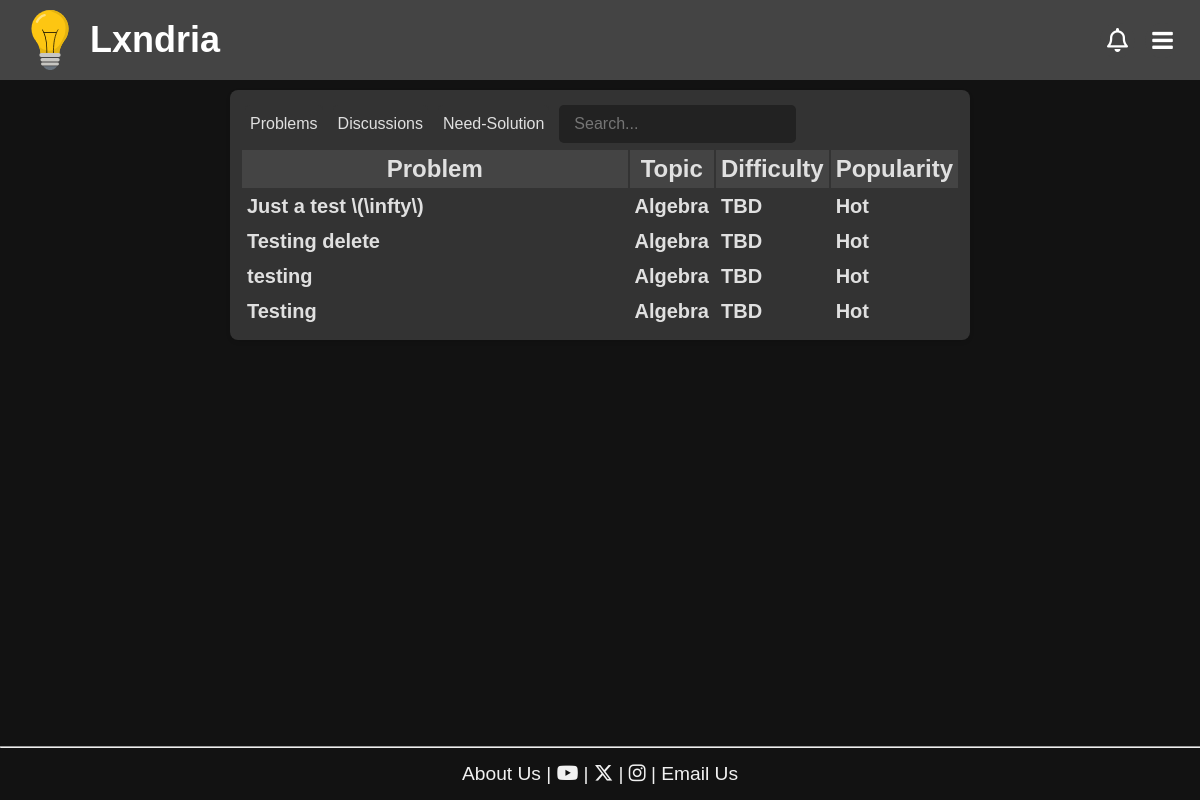
The page / on the database its author committed.
### app/models.py (models this page shows, shortened)
class Problem(db.Model):
    __tablename__ = "problem"
    __table_args__ = {"extend_existing": True}
    id = db.Column(db.Integer, primary_key=True, autoincrement=True)
    title = db.Column(db.String(100), nullable=False)
    topic = db.Column(db.String(30), nullable=False)
    attempts = db.Column(db.Integer, default=0)
    solved = db.Column(db.Integer, default=0)
    created_at = db.Column(db.DateTime, default=datetime.utcnow)
    updated_at = db.Column(db.DateTime, onupdate=datetime.utcnow)
    views = db.Column(db.Integer, default=0)
    author = db.Column(db.String(80), db.ForeignKey('user.username', onupdate="CASCADE"))
    user = db.relationship('User', backref=db.backref('problems', cascade="all, delete-orphan"))
    content = db.Column(db.Text, nullable=False)
    encrypted_answer = db.Column(db.Text, nullable=False)
    __table_args__ = (
        CheckConstraint("topic IN ('Algebra', 'Geometry', 'Number Theory', 'Calculus', 'Logic', 'Classical Mechanics', 'Electricity and Magnetism', 'Computer Science', 'Quantitative Finance', 'Chemistry', 'Probability')", name="valid_topic_check"),
    )
    @property
    def difficulty(self):
        if self.attempts == 0:
            return "TBD"
        elif self.solved/self.attempts > os.getenv('EASY_THRESHOLD', 0.7):
            return "Easy"
        elif self.solved/self.attempts > os.getenv('MEDIUM_THRESHOLD', 0.3):
            return "Medium"
        else:
            return "Hard"
    @hybrid_property
    def popularity_value(self):
        views_weight = os.getenv('VIEWS_WEIGHT', 0.5)
        attempts_weight = os.getenv('ATTEMPTS_WEIGHT', 1.5)
        bookmarks_weight = os.getenv('BOOKMARKS_WEIGHT', 3)
        views = self.views
        attempts = self.attempts
        bookmarks = Bookmarks.query.filter_by(problem_id=self.id).count()
        return views_weight*views + attempts_weight*attempts + bookmarks_weight*bookmarks
    @property
    def popularity(self):
        popularity_value = self.popularity_value
        if popularity_value > os.getenv('POPULAR_THRESHOLD', 1000):
            return "Popular"
        elif popularity_value > os.getenv('TRENDING_THRESHOLD', 500):
            return "Trending"
        elif popularity_value > os.getenv('ACTIVE_THRESHOLD', 100):
            return "Active"
        else:
            return "Hot"
    @hybrid_property
    def needs_solution(self):
        solutions = Solutions.query.filter_by(problem_id=self.id).count()
        if solutions == 0:
            return True
        return False
    @needs_solution.expression
    def needs_solution(cls):
        return ~db.session.query(Solutions.id).filter(Solutions.problem_id == cls.id).exists()

### app/routes/main.py (the view, shortened to what this page needs)
@main_bp.route('/')
def index():
    pageNumber = request.args.get('page', default=0, type=int)
    rows = request.args.get('rows', default=10, type=int)
    table = request.args.get('table', default='problems', type=str)
    sort_by = request.args.get('sort', default='created_at', type=str)
    sort_convention = request.args.get('convention', default='desc', type=str)
    if sort_by == 'created_at':
        if sort_convention == 'asc':
            all_problems = Problem.query.order_by(Problem.created_at).all()
            all_discussions = Discussion.query.order_by(Discussion.created_at).all()
            need_solution = Problem.query.filter(Problem.needs_solution == True).order_by(Problem.created_at).all()
        else:
            all_problems = Problem.query.order_by(Problem.created_at.desc()).all()
            all_discussions = Discussion.query.order_by(Discussion.created_at.desc()).all()
            need_solution = Problem.query.filter(Problem.needs_solution == True).order_by(Problem.created_at).all()
    new_sort_convention = 'asc' if sort_convention == 'desc' else 'desc'
    return render_template('index.html', problems=all_problems, page=pageNumber, row_per_page=rows, discussions=all_discussions, table=table, need_solution=need_solution, sort_convention=new_sort_convention)

### app/models.py (called while the page is built)
    @hybrid_property
    def popularity_value(self):
        views_weight = os.getenv('VIEWS_WEIGHT', 0.5)
        comments_weight = os.getenv('COMMENTS_WEIGHT', 2)
        bookmarks_weight = os.getenv('BOOKMARKS_WEIGHT', 3)
        time_constant = os.getenv('TIME_CONSTANT', 100)
        views = self.views
        comments = Comments.query.filter_by(parent_id='D'+str(self.id)).count()
        bookmarks = Bookmarks.query.filter_by(discussion_id=self.id).count()
        return views_weight*views + comments_weight*comments + bookmarks_weight*bookmarks

    @property
    def popularity(self):
        popularity_value = self.popularity_value
        if popularity_value > os.getenv('POPULAR_THRESHOLD', 1000):
            return "Popular"
        elif popularity_value > os.getenv('TRENDING_THRESHOLD', 500):
            return "Trending"
        elif popularity_value > os.getenv('ACTIVE_THRESHOLD', 100):
            return "Active"
        else:
            return "Hot"

### app/templates/index.html (shortened to what this page needs)
<!DOCTYPE html>
<html>
<head>
{%include 'banner.html'%}
  <link rel="stylesheet" href="{{url_for('static', filename='css/homepage.css')}}">
</head>
<body>
<div class="content">
  <div class="Table">
    {%include 'main_table_header.html'%}
    {%if table=='problems'%}
    <div class ="table" id="Problems">
    {%else%}
    <div class ="table" id="Problems" style="display: none;">
    {%endif%}
    <table id="problems-table">
      <tr>
        <th>Problem</th>
        <th>Topic</th>
        <th><a href="/?sort=Difficulty&convention={{sort_convention}}&table=problems">Difficulty</a></th>
        <th><a href="/?sort=Popularity&convention={{sort_convention}}&table=problems">Popularity</a></th>
      </tr>
      {% for index in range(page*row_per_page, (page+1)*row_per_page) %}
      {% if index >= problems|length %}
        {% set stop=true %}
      {% else %}
        {% set problem = problems[index] %}
      <tr>
        <td><a href="/problem/{{problem.id}}">{{problem.title}}</a></td>
        <td>{{problem.topic}}</td>
        <td>{{problem.difficulty}}</td>
        <td>{{problem.popularity}}</td>
      </tr>
      {% endif %}
      {% endfor %}
    </table>
  </div>
</div>
</div>
<div style="position: fixed; bottom: 0; width: 100%;">
{%include 'footer.html'%}
</div>
</body>
</html>

### app/static/css/banner.css (style rules this page uses)
body, h1, p { margin: 0; padding: 0; text-decoration: none; color: inherit; font-family: Arial, sans-serif; box-sizing: border-box; background-color: #121212; color: #f1f1f1; ; }
a { text-decoration: none; color: inherit; }

### app/static/css/homepage.css (style rules this page uses)
.content { flex: 1; }
.Table { display: table; width : 60%; margin: 10px auto; padding: 10px; background-color: #333; box-shadow: 0 2px 4px rgba(0, 0, 0, 0.1); border-radius: 8px; color: #e0e0e0; flex-direction: column; }
.table { display: table; width: 100%; background-color: #333; color: #e0e0e0; flex-direction: column; }
.table th { font-size: 1.5rem; width: 100%; padding: 5px; font-family: 'Gill Sans', 'Gill Sans MT', Calibri, 'Trebuchet MS', sans-serif; font-weight: bold; }
.table tr { display: table-row; padding: 5px; border-bottom: 1px solid #e0e0e0; justify-content: space-between; }
.table tr:first-child { background-color: #444; }
.table tr:last-child { border-bottom: none; }
.table td { width: 100%; font-size: 1.25rem; padding: 5px; font-family: 'Gill Sans', 'Gill Sans MT', Calibri, 'Trebuchet MS', sans-serif; font-weight: bold; }

### rows shown on the page
Problem: title "Just a test \\(\\infty\\)", topic "Algebra", difficulty "TBD", popularity "Hot"
Problem: title "Testing delete", topic "Algebra", difficulty "TBD", popularity "Hot"
Problem: title "testing", topic "Algebra", difficulty "TBD", popularity "Hot"
Problem: title "Testing", topic "Algebra", difficulty "TBD", popularity "Hot"
